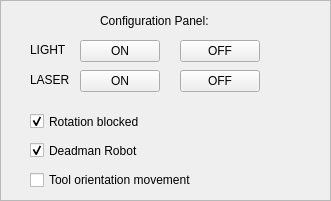
    <widget class="QFrame" name="frame_options">
     <property name="geometry">
      <rect>
       <x>270</x>
       <y>330</y>
       <width>331</width>
       <height>201</height>
      </rect>
     </property>
     <property name="frameShape">
      <enum>QFrame::StyledPanel</enum>
     </property>
     <property name="frameShadow">
      <enum>QFrame::Raised</enum>
     </property>
     <widget class="QLabel" name="LaserLabel">
      <property name="geometry">
       <rect>
        <x>30</x>
        <y>70</y>
        <width>51</width>
        <height>20</height>
       </rect>
      </property>
      <property name="text">
       <string>LASER</string>
      </property>
     </widget>
     <widget class="QPushButton" name="Led_On_Button">
      <property name="enabled">
       <bool>true</bool>
      </property>
      <property name="geometry">
       <rect>
        <x>80</x>
        <y>70</y>
        <width>80</width>
        <height>22</height>
       </rect>
      </property>
      <property name="text">
       <string>ON</string>
      </property>
     </widget>
     <widget class="QPushButton" name="Led_Off_Button">
      <property name="enabled">
       <bool>true</bool>
      </property>
      <property name="geometry">
       <rect>
        <x>180</x>
        <y>70</y>
        <width>80</width>
        <height>22</height>
       </rect>
      </property>
      <property name="text">
       <string>OFF</string>
      </property>
     </widget>
     <widget class="QLabel" name="LightLabel">
      <property name="geometry">
       <rect>
        <x>30</x>
        <y>40</y>
        <width>51</width>
        <height>20</height>
       </rect>
      </property>
      <property name="text">
       <string>LIGHT</string>
      </property>
     </widget>
     <widget class="QPushButton" name="Light_On_Button">
      <property name="enabled">
       <bool>true</bool>
      </property>
      <property name="geometry">
       <rect>
        <x>80</x>
        <y>40</y>
        <width>80</width>
        <height>22</height>
       </rect>
      </property>
      <property name="text">
       <string>ON</string>
      </property>
     </widget>
     <widget class="QPushButton" name="Light_Off_Button">
      <property name="enabled">
       <bool>true</bool>
      </property>
      <property name="geometry">
       <rect>
        <x>180</x>
        <y>40</y>
        <width>80</width>
        <height>22</height>
       </rect>
      </property>
      <property name="text">
       <string>OFF</string>
      </property>
     </widget>
     <widget class="QCheckBox" name="toolOrientation_check">
      <property name="geometry">
       <rect>
        <x>30</x>
        <y>170</y>
        <width>191</width>
        <height>20</height>
       </rect>
      </property>
      <property name="text">
       <string>Tool orientation movement</string>
      </property>
      <property name="checked">
       <bool>false</bool>
      </property>
     </widget>
     <widget class="QCheckBox" name="deadMan_check">
      <property name="geometry">
       <rect>
        <x>30</x>
        <y>140</y>
        <width>151</width>
        <height>21</height>
       </rect>
      </property>
      <property name="text">
       <string>Deadman Robot</string>
      </property>
      <property name="checked">
       <bool>true</bool>
      </property>
     </widget>
     <widget class="QCheckBox" name="toolAngle_check">
      <property name="geometry">
       <rect>
        <x>30</x>
        <y>110</y>
        <width>131</width>
        <height>23</height>
       </rect>
      </property>
      <property name="text">
       <string>Rotation blocked</string>
      </property>
      <property name="checked">
       <bool>true</bool>
      </property>
     </widget>
     <widget class="QLabel" name="option_panel_title">
      <property name="geometry">
       <rect>
        <x>100</x>
        <y>10</y>
        <width>131</width>
        <height>21</height>
       </rect>
      </property>
      <property name="text">
       <string>Configuration Panel:</string>
      </property>
     </widget>
    </widget>
